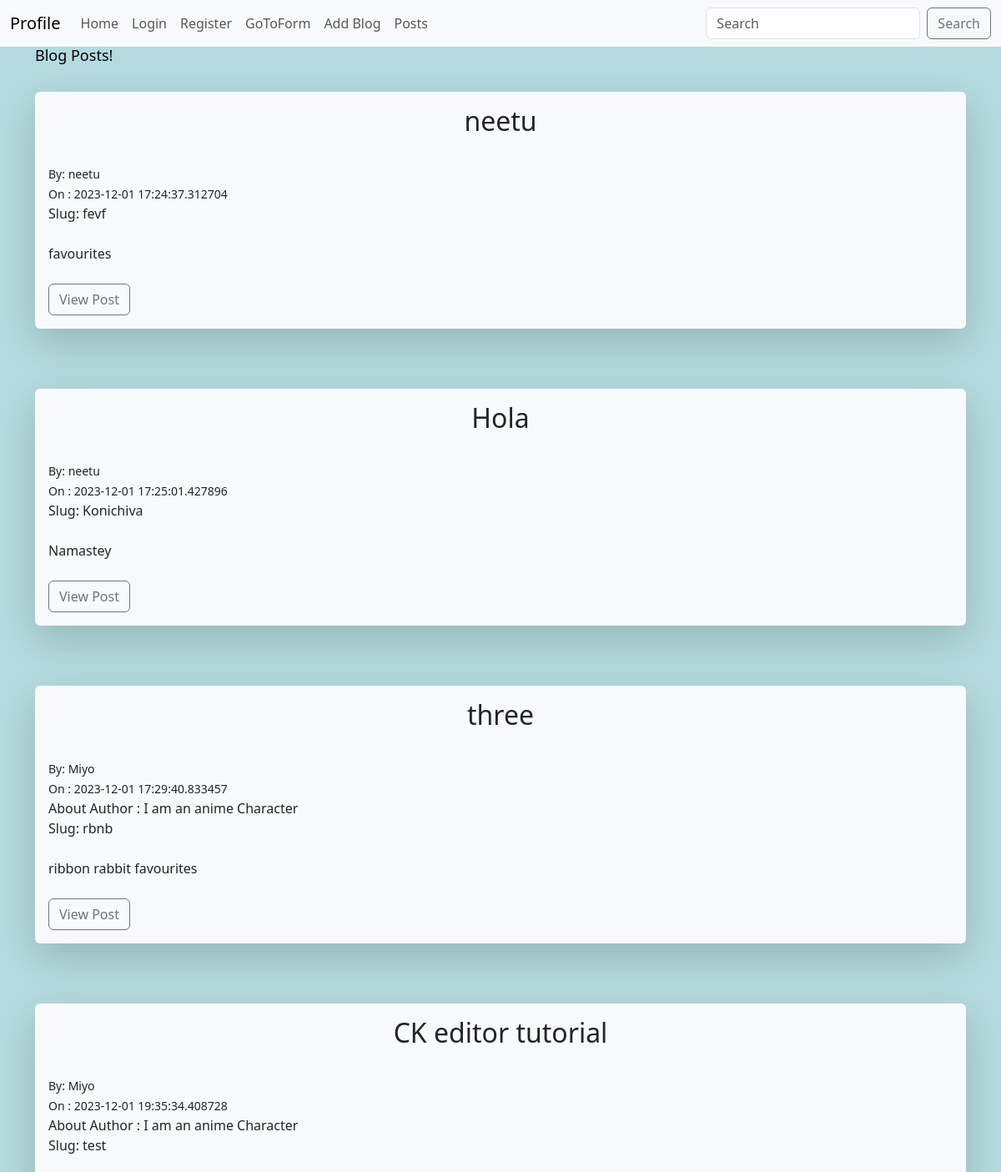
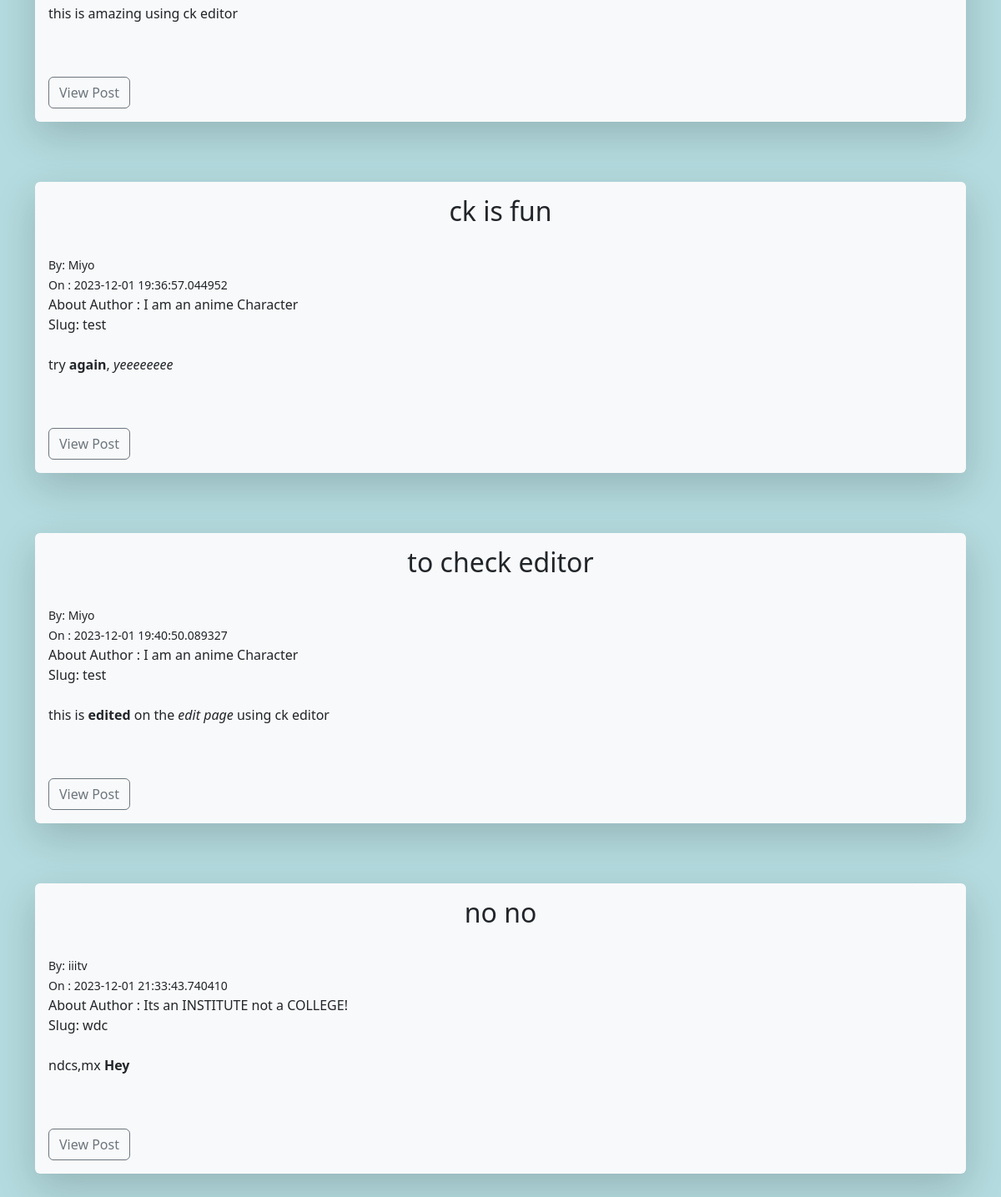
The page /posts on the database its author committed (2 pictures, top to bottom).
### app.py (models this page shows, shortened)
class Posts(db.Model):
    id=db.Column(db.Integer,primary_key=True)
    content=db.Column(db.Text)
    title=db.Column(db.String(230))
    date_posted=db.Column(db.DateTime, default=datetime.utcnow)
    slug=db.Column(db.String(225))
    poster_id=db.Column(db.Integer,db.ForeignKey('users.id'))

class Users(db.Model,UserMixin):
    id=db.Column(db.Integer,primary_key=True)
    username=db.Column(db.String(25),nullable=False,unique=True)
    name=db.Column(db.String(150),nullable=False)
    email=db.Column(db.String(200),nullable=False,unique=True)
    about_author=db.Column(db.Text(500),nullable=True)
    favourite_color=db.Column(db.String(200))
    date_added=db.Column(db.DateTime,default=datetime.utcnow)
    password_hash=db.Column(db.String(200))
    profile_pic=db.Column(db.String(),nullable=True)
    posts=db.relationship('Posts',backref="poster")
    @property
    def password(self):
        raise AttributeError('Password Attribute is not readable!')

### app.py (the view)
@app.route('/posts')
def posts():
    posts=Posts.query.order_by(Posts.date_posted)
    return render_template("posts.html",posts=posts)

### webforms.py
class SearchForm(FlaskForm):
    searched=StringField("Searched",validators=[DataRequired()])
    submit=SubmitField("Submit")

### app.py (called while the page is built)
@app.context_processor
def base():
    form=SearchForm()
    return dict(form=form)

### templates/posts.html (shortened to what this page needs)
{%extends 'base.html'%}
{%block content%}
<h1>Blog Posts!</h1>
<br/>
{% for post in posts %}
<div class="shadow-lg p-3 mb-5 bg-body-tertiary rounded">
    <center><h2>{{post.title}}</h2>
        <br/></center>
    <small>By: {{post.poster.name}}
        <br/>
        On : {{post.date_posted}}
        <br/></small>
        {%if post.poster.about_author%}
        About Author : {{post.poster.about_author}}
        <br/></small>
        {%endif%}
    Slug: {{post.slug}}
    <br/> <br/>
    {{post.content|safe}}
    <br/><br/>
    <a href="{{url_for('post',id=post.id)}}" class='btn btn-outline-secondary'> View Post </a>
</div>
<br/>
{%endfor%}
{% endblock %}

### templates/base.html (shortened to what this page needs)
<!doctype html>
<html lang="en">
  <head>
  </head>
  <body>
        {% include 'navbar.html' %}
        <div class="container">
            {% block content%}
            {%endblock%}
        </div>
  </body>
</html>
<!doctype html>
<html lang="en">
  <head>
    <link href="https://cdn.jsdelivr.net/npm/bootstrap@5.3.2/dist/css/bootstrap.min.css" rel="stylesheet">
  </head>
  <body>
  </body>
</html>
<link href="{{ url_for('static',
                  filename='css/style.css'  )}}" rel="stylesheet">

### templates/navbar.html (shortened to what this page needs)
<nav class="navbar navbar-expand-lg bg-body-tertiary">
    <div class="container-fluid">
      <a class="navbar-brand" href="{{
        url_for('user',name='nitss') }}">Profile</a>
      <div class="collapse navbar-collapse" id="navbarSupportedContent">
        <ul class="navbar-nav me-auto mb-2 mb-lg-0">
          <li class="nav-item">
            <a class="nav-link" href="{{
                url_for('index') }}">Home</a>
          </li>
          {% if current_user.is_authenticated%}
            <li class="nav-item">
              <a class="nav-link" href="{{
                  url_for('dashboard') }}">Dashboard</a>
            </li>
              {%if current_user.id==2%}
                <li class="nav-item">
                  <a class="nav-link" href="{{
                      url_for('admin') }}">Admin</a>
                </li>
              {%endif%}
          {% else %}
            <li class="nav-item">
              <a class="nav-link" href="{{
                  url_for('login') }}">Login</a>
            </li>
            <li class="nav-item">
              <a class="nav-link" href="{{
                  url_for('add_user') }}">Register</a>
            </li>
          {% endif %}
          <li class="nav-item">
            <a class="nav-link" href="{{
                url_for('name') }}">GoToForm</a>
          </li>
          <li class="nav-item">
            <a class="nav-link" href="{{
                url_for('add_post') }}">Add Blog</a>
          </li>
          <li class="nav-item">
            <a class="nav-link" href="{{
                url_for('posts') }}">Posts</a>
          </li>
        </ul>
        <form class="d-flex" method="POST" action="{{url_for('search')}}" >
          <input class="form-control me-2" type="search" placeholder="Search" aria-label="Search" name="searched">
          <button class="btn btn-outline-secondary" type="submit">Search</button>
        </form>
      </div>
    </div>
  </nav>

### static/css/style.css (style rules this page uses)
h1 { color: rgb(12, 1, 5); font-size: large; }
body { background-color: rgb(180, 219, 223); }

### rows shown on the page
Posts: title "neetu", poster.name "neetu", date_posted "2023-12-01 17:24:37.312704", slug "fevf", content "favourites"
Posts: title "Hola", poster.name "neetu", date_posted "2023-12-01 17:25:01.427896", slug "Konichiva", content "Namastey"
Posts: title "three", poster.name "Miyo", date_posted "2023-12-01 17:29:40.833457", poster.about_author "I am an anime Character", slug "rbnb", content "ribbon rabbit favourites"
Posts: title "CK editor tutorial", poster.name "Miyo", date_posted "2023-12-01 19:35:34.408728", poster.about_author "I am an anime Character", slug "test", content "this is amazing using ck editor"
Posts: title "ck is fun", poster.name "Miyo", date_posted "2023-12-01 19:36:57.044952", poster.about_author "I am an anime Character", slug "test", content "try again , yeeeeeeee"
Posts: title "to check editor", poster.name "Miyo", date_posted "2023-12-01 19:40:50.089327", poster.about_author "I am an anime Character", slug "test", content "this is edited on the edit page using ck editor"
Posts: title "no no", poster.name "iiitv", date_posted "2023-12-01 21:33:43.740410", poster.about_author "Its an INSTITUTE not a COLLEGE!", slug "wdc", content "ndcs,mx Hey"
